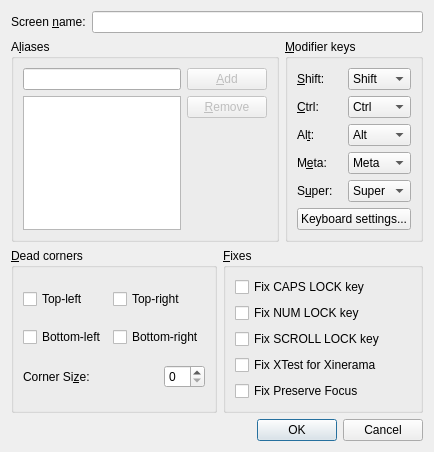
<?xml version="1.0" encoding="UTF-8"?>
<ui version="4.0">
 <class>ScreenSettingsDialog</class>
 <widget class="QDialog" name="ScreenSettingsDialog">
  <property name="geometry">
   <rect>
    <x>0</x>
    <y>0</y>
    <width>434</width>
    <height>437</height>
   </rect>
  </property>
  <property name="windowTitle">
   <string>Screen Settings</string>
  </property>
  <layout class="QVBoxLayout">
   <item>
    <layout class="QHBoxLayout">
     <item>
      <widget class="QLabel" name="label_7">
       <property name="text">
        <string>Screen &amp;name:</string>
       </property>
       <property name="buddy">
        <cstring>m_pLineEditName</cstring>
       </property>
      </widget>
     </item>
     <item>
      <widget class="QLineEdit" name="m_pLineEditName"/>
     </item>
    </layout>
   </item>
   <item>
    <layout class="QHBoxLayout">
     <item>
      <widget class="QGroupBox" name="m_pGroupAliases">
       <property name="enabled">
        <bool>true</bool>
       </property>
       <property name="title">
        <string>A&amp;liases</string>
       </property>
       <property name="checked">
        <bool>false</bool>
       </property>
       <layout class="QGridLayout">
        <item row="0" column="0">
         <widget class="QLineEdit" name="m_pLineEditAlias"/>
        </item>
        <item row="0" column="1">
         <widget class="QPushButton" name="m_pButtonAddAlias">
          <property name="enabled">
           <bool>false</bool>
          </property>
          <property name="text">
           <string>&amp;Add</string>
          </property>
         </widget>
        </item>
        <item row="1" column="0" rowspan="2">
         <widget class="QListWidget" name="m_pListAliases">
          <property name="selectionMode">
           <enum>QAbstractItemView::ExtendedSelection</enum>
          </property>
         </widget>
        </item>
        <item row="1" column="1">
         <widget class="QPushButton" name="m_pButtonRemoveAlias">
          <property name="enabled">
           <bool>false</bool>
          </property>
          <property name="text">
           <string>&amp;Remove</string>
          </property>
         </widget>
        </item>
        <item row="2" column="1">
         <spacer>
          <property name="orientation">
           <enum>Qt::Vertical</enum>
          </property>
          <property name="sizeHint" stdset="0">
           <size>
            <width>20</width>
            <height>126</height>
           </size>
          </property>
         </spacer>
        </item>
       </layout>
      </widget>
     </item>
     <item>
      <widget class="QGroupBox" name="m_pGroupModifiers">
       <property name="title">
        <string>&amp;Modifier keys</string>
       </property>
       <property name="checked">
        <bool>false</bool>
       </property>
       <layout class="QGridLayout">
        <item row="0" column="0">
         <widget class="QLabel" name="label_2">
          <property name="text">
           <string>&amp;Shift:</string>
          </property>
          <property name="buddy">
           <cstring>m_pComboBoxShift</cstring>
          </property>
         </widget>
        </item>
        <item row="0" column="1">
         <widget class="QComboBox" name="m_pComboBoxShift">
          <item>
           <property name="text">
            <string>Shift</string>
           </property>
          </item>
          <item>
           <property name="text">
            <string>Ctrl</string>
           </property>
          </item>
          <item>
           <property name="text">
            <string>Alt</string>
           </property>
          </item>
          <item>
           <property name="text">
            <string>Meta</string>
           </property>
          </item>
          <item>
           <property name="text">
            <string>Super</string>
           </property>
          </item>
          <item>
           <property name="text">
            <string>None</string>
           </property>
          </item>
         </widget>
        </item>
        <item row="1" column="0">
         <widget class="QLabel" name="label_3">
          <property name="text">
           <string>&amp;Ctrl:</string>
          </property>
          <property name="buddy">
           <cstring>m_pComboBoxCtrl</cstring>
          </property>
         </widget>
        </item>
        <item row="1" column="1">
         <widget class="QComboBox" name="m_pComboBoxCtrl">
          <property name="currentIndex">
           <number>1</number>
          </property>
          <item>
           <property name="text">
            <string>Shift</string>
           </property>
          </item>
          <item>
           <property name="text">
            <string>Ctrl</string>
           </property>
          </item>
          <item>
           <property name="text">
            <string>Alt</string>
           </property>
          </item>
          <item>
           <property name="text">
            <string>Meta</string>
           </property>
          </item>
          <item>
           <property name="text">
            <string>Super</string>
           </property>
          </item>
          <item>
           <property name="text">
            <string>None</string>
           </property>
          </item>
         </widget>
        </item>
        <item row="2" column="0">
         <widget class="QLabel" name="label_4">
          <property name="text">
           <string>Al&amp;t:</string>
          </property>
          <property name="buddy">
           <cstring>m_pComboBoxAlt</cstring>
          </property>
         </widget>
        </item>
        <item row="2" column="1">
         <widget class="QComboBox" name="m_pComboBoxAlt">
          <property name="currentIndex">
           <number>2</number>
          </property>
          <item>
           <property name="text">
            <string>Shift</string>
           </property>
          </item>
          <item>
           <property name="text">
            <string>Ctrl</string>
           </property>
          </item>
          <item>
           <property name="text">
            <string>Alt</string>
           </property>
          </item>
          <item>
           <property name="text">
            <string>Meta</string>
           </property>
          </item>
          <item>
           <property name="text">
            <string>Super</string>
           </property>
          </item>
          <item>
           <property name="text">
            <string>None</string>
           </property>
          </item>
         </widget>
        </item>
        <item row="3" column="0">
         <widget class="QLabel" name="label_5">
          <property name="text">
           <string>M&amp;eta:</string>
          </property>
          <property name="buddy">
           <cstring>m_pComboBoxMeta</cstring>
          </property>
         </widget>
        </item>
        <item row="3" column="1">
         <widget class="QComboBox" name="m_pComboBoxMeta">
          <property name="currentIndex">
           <number>3</number>
          </property>
          <item>
           <property name="text">
            <string>Shift</string>
           </property>
          </item>
          <item>
           <property name="text">
            <string>Ctrl</string>
           </property>
          </item>
          <item>
           <property name="text">
            <string>Alt</string>
           </property>
          </item>
          <item>
           <property name="text">
            <string>Meta</string>
           </property>
          </item>
          <item>
           <property name="text">
            <string>Super</string>
           </property>
          </item>
          <item>
           <property name="text">
            <string>None</string>
           </property>
          </item>
         </widget>
        </item>
        <item row="4" column="0">
         <widget class="QLabel" name="label_6">
          <property name="text">
           <string>S&amp;uper:</string>
          </property>
          <property name="buddy">
           <cstring>m_pComboBoxSuper</cstring>
          </property>
         </widget>
        </item>
        <item row="4" column="1">
         <widget class="QComboBox" name="m_pComboBoxSuper">
          <property name="currentIndex">
           <number>4</number>
          </property>
          <item>
           <property name="text">
            <string>Shift</string>
           </property>
          </item>
          <item>
           <property name="text">
            <string>Ctrl</string>
           </property>
          </item>
          <item>
           <property name="text">
            <string>Alt</string>
           </property>
          </item>
          <item>
           <property name="text">
            <string>Meta</string>
           </property>
          </item>
          <item>
           <property name="text">
            <string>Super</string>
           </property>
          </item>
          <item>
           <property name="text">
            <string>None</string>
           </property>
          </item>
         </widget>
        </item>
        <item row="5" column="0" colspan="2">
         <widget class="QPushButton" name="m_pButtonKeyboardSettings">
          <property name="text">
           <string>Keyboard settings...</string>
          </property>
         </widget>
        </item>
       </layout>
      </widget>
     </item>
    </layout>
   </item>
   <item>
    <layout class="QHBoxLayout">
     <item>
      <widget class="QGroupBox" name="m_pGroupSwitchCorners">
       <property name="title">
        <string>&amp;Dead corners</string>
       </property>
       <property name="checked">
        <bool>false</bool>
       </property>
       <layout class="QGridLayout">
        <item row="0" column="0">
         <widget class="QCheckBox" name="m_pCheckBoxCornerTopLeft">
          <property name="text">
           <string>Top-left</string>
          </property>
         </widget>
        </item>
        <item row="0" column="1">
         <widget class="QCheckBox" name="m_pCheckBoxCornerTopRight">
          <property name="text">
           <string>Top-right</string>
          </property>
         </widget>
        </item>
        <item row="1" column="0">
         <widget class="QCheckBox" name="m_pCheckBoxCornerBottomLeft">
          <property name="text">
           <string>Bottom-left</string>
          </property>
         </widget>
        </item>
        <item row="1" column="1">
         <widget class="QCheckBox" name="m_pCheckBoxCornerBottomRight">
          <property name="text">
           <string>Bottom-right</string>
          </property>
         </widget>
        </item>
        <item row="2" column="0" colspan="2">
         <layout class="QHBoxLayout">
          <item>
           <widget class="QLabel" name="label">
            <property name="text">
             <string>Corner Si&amp;ze:</string>
            </property>
            <property name="buddy">
             <cstring>m_pSpinBoxSwitchCornerSize</cstring>
            </property>
           </widget>
          </item>
          <item>
           <spacer>
            <property name="orientation">
             <enum>Qt::Horizontal</enum>
            </property>
            <property name="sizeHint" stdset="0">
             <size>
              <width>40</width>
              <height>20</height>
             </size>
            </property>
           </spacer>
          </item>
          <item>
           <widget class="QSpinBox" name="m_pSpinBoxSwitchCornerSize"/>
          </item>
         </layout>
        </item>
       </layout>
      </widget>
     </item>
     <item>
      <widget class="QGroupBox" name="m_pGroupFixes">
       <property name="title">
        <string>&amp;Fixes</string>
       </property>
       <property name="checked">
        <bool>false</bool>
       </property>
       <layout class="QGridLayout">
        <item row="0" column="0">
         <widget class="QCheckBox" name="m_pCheckBoxCapsLock">
          <property name="text">
           <string>Fix CAPS LOCK key</string>
          </property>
         </widget>
        </item>
        <item row="1" column="0">
         <widget class="QCheckBox" name="m_pCheckBoxNumLock">
          <property name="text">
           <string>Fix NUM LOCK key</string>
          </property>
         </widget>
        </item>
        <item row="2" column="0">
         <widget class="QCheckBox" name="m_pCheckBoxScrollLock">
          <property name="text">
           <string>Fix SCROLL LOCK key</string>
          </property>
         </widget>
        </item>
        <item row="3" column="0">
         <widget class="QCheckBox" name="m_pCheckBoxXTest">
          <property name="text">
           <string>Fix XTest for Xinerama</string>
          </property>
          <property name="checked">
           <bool>false</bool>
          </property>
         </widget>
        </item>
	<item row="4" column="0">
         <widget class="QCheckBox" name="m_pCheckBoxPreserveFocus">
          <property name="text">
           <string>Fix Preserve Focus</string>
          </property>
          <property name="checked">
           <bool>false</bool>
          </property>
         </widget>
        </item>
        <item row="5" column="0">
         <spacer>
          <property name="orientation">
           <enum>Qt::Vertical</enum>
          </property>
          <property name="sizeHint" stdset="0">
           <size>
            <width>20</width>
            <height>40</height>
           </size>
          </property>
         </spacer>
        </item>
       </layout>
      </widget>
     </item>
    </layout>
   </item>
   <item>
    <spacer>
     <property name="orientation">
      <enum>Qt::Vertical</enum>
     </property>
     <property name="sizeHint" stdset="0">
      <size>
       <width>20</width>
       <height>40</height>
      </size>
     </property>
    </spacer>
   </item>
   <item>
    <widget class="QDialogButtonBox" name="m_pButtonBox">
     <property name="orientation">
      <enum>Qt::Horizontal</enum>
     </property>
     <property name="standardButtons">
      <set>QDialogButtonBox::Cancel|QDialogButtonBox::Ok</set>
     </property>
    </widget>
   </item>
  </layout>
 </widget>
 <resources/>
 <connections>
  <connection>
   <sender>m_pButtonBox</sender>
   <signal>accepted()</signal>
   <receiver>ScreenSettingsDialog</receiver>
   <slot>accept()</slot>
   <hints>
    <hint type="sourcelabel">
     <x>222</x>
     <y>502</y>
    </hint>
    <hint type="destinationlabel">
     <x>157</x>
     <y>274</y>
    </hint>
   </hints>
  </connection>
  <connection>
   <sender>m_pButtonBox</sender>
   <signal>rejected()</signal>
   <receiver>ScreenSettingsDialog</receiver>
   <slot>reject()</slot>
   <hints>
    <hint type="sourcelabel">
     <x>290</x>
     <y>508</y>
    </hint>
    <hint type="destinationlabel">
     <x>286</x>
     <y>274</y>
    </hint>
   </hints>
  </connection>
 </connections>
</ui>
